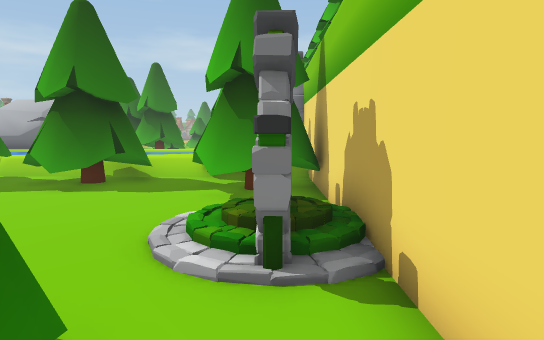
view 1 (above)

24 first-person views from a walk through a Unity game level. The camera is 1.5 m above the floor, tilts 6° down and sees 75° across. The floor is counted in squares, 1 m on a side. Each view is taken from the middle of a square. On the plan, view 1 faces up. The plan holds only what a view shows up to about 16 squares ahead; the rest is blank. The place goes on beyond the plan. The player is left out. Some surface patterns are stand-ins.

view 2
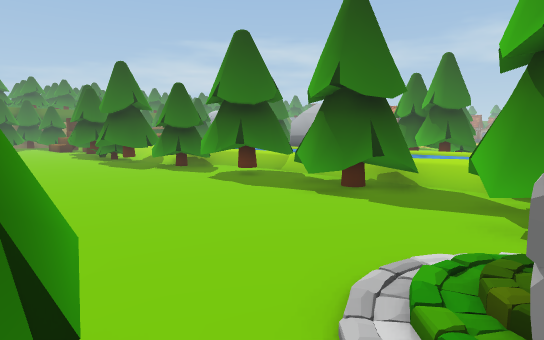

view 3
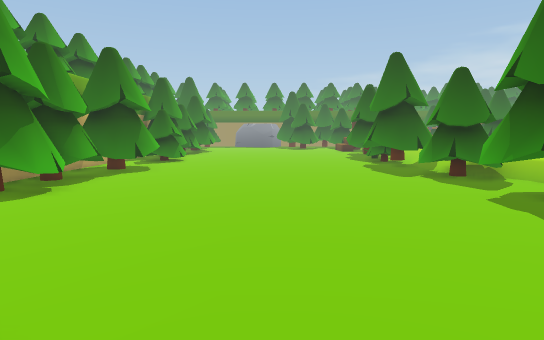

view 4
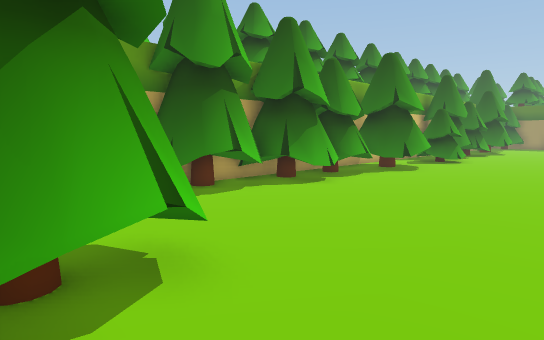

view 5
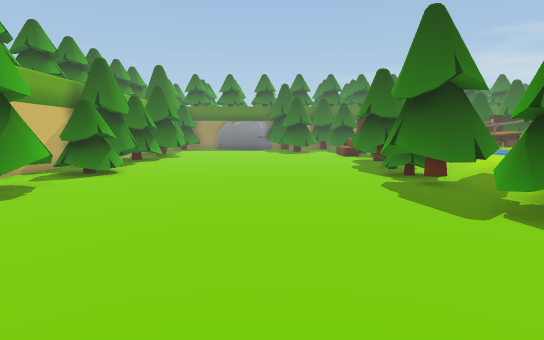

view 6
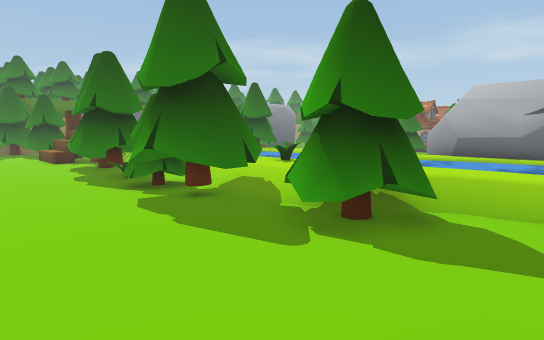

view 7
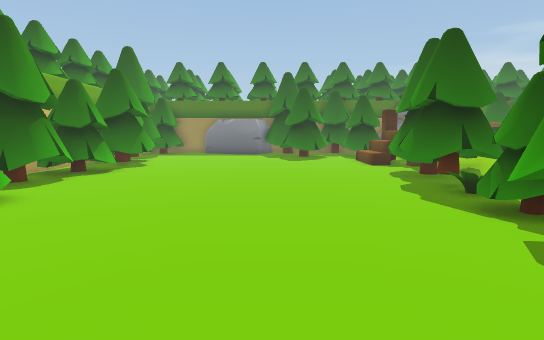

view 8
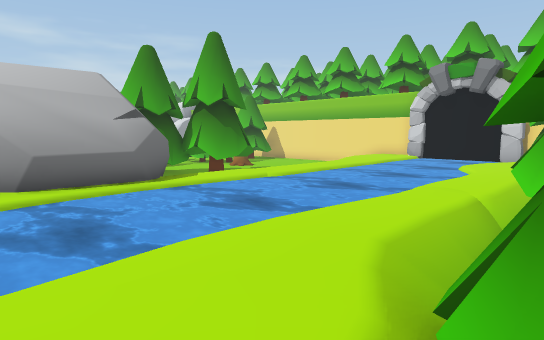

view 9
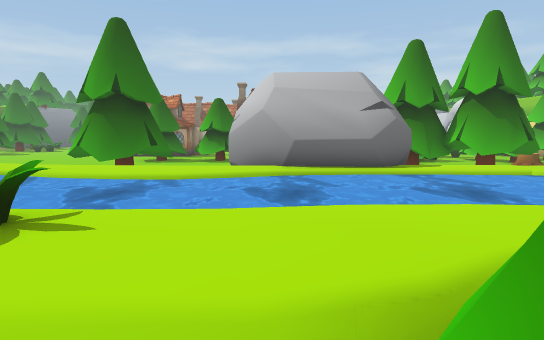

view 10
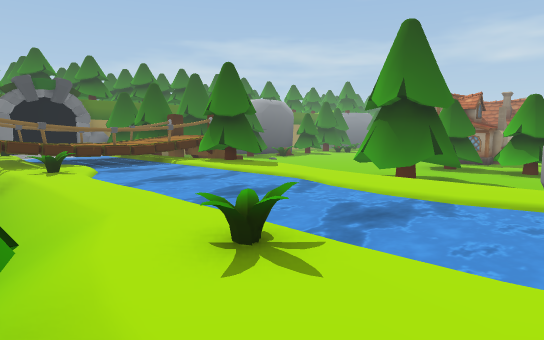

view 11
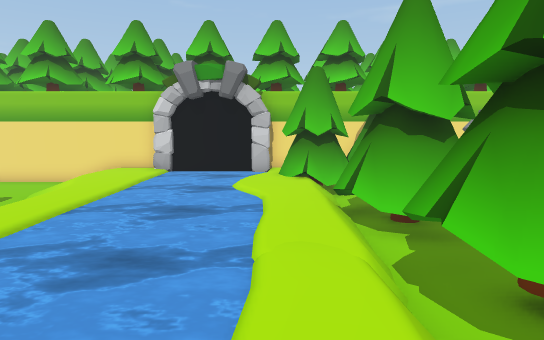

view 12
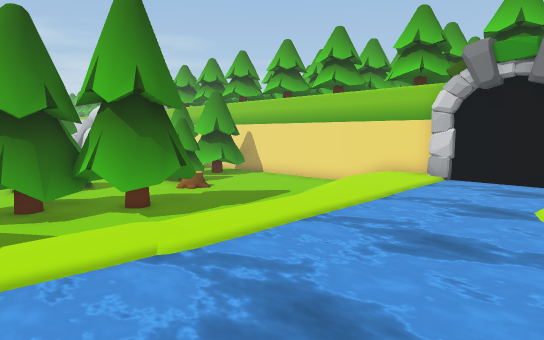

view 13
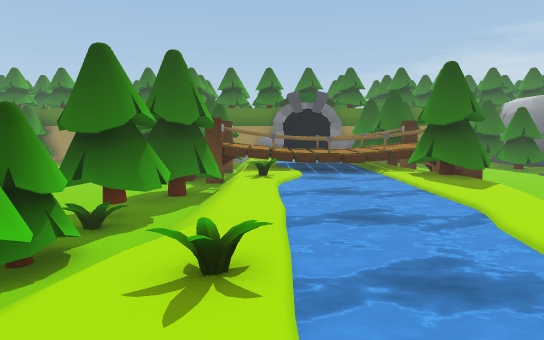

view 14
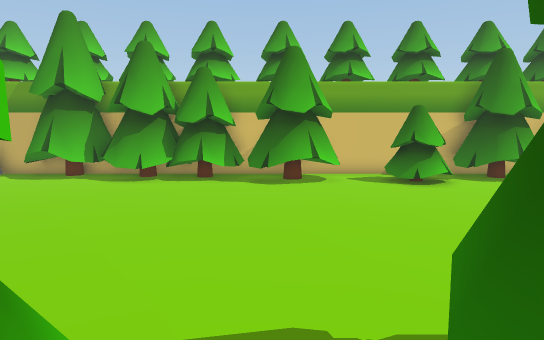

view 15
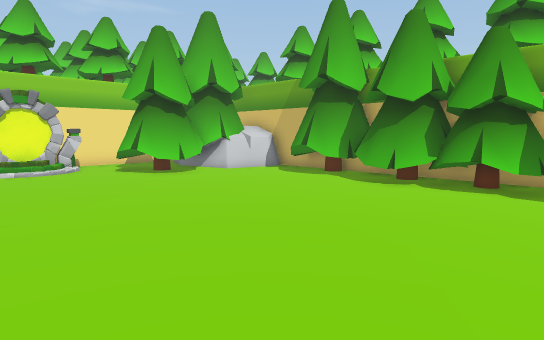

view 16
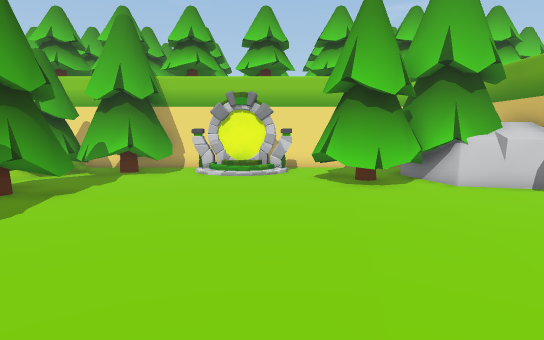

view 17
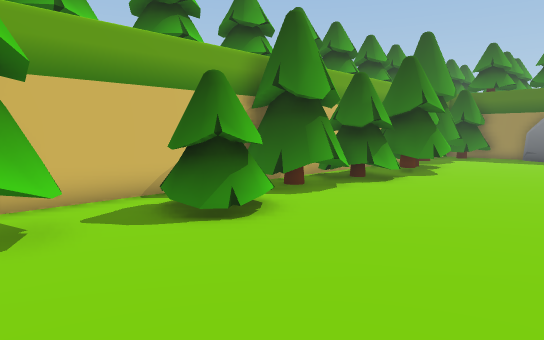

view 18
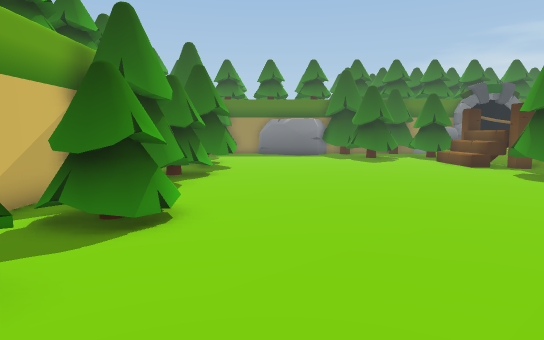

view 19
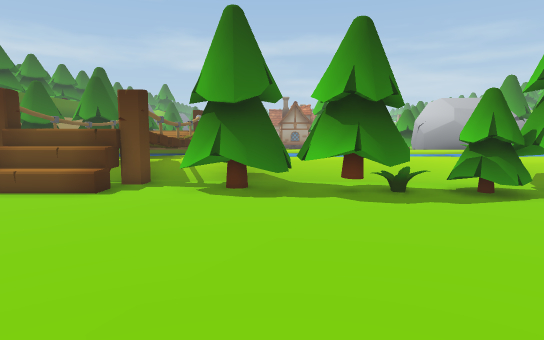

view 20
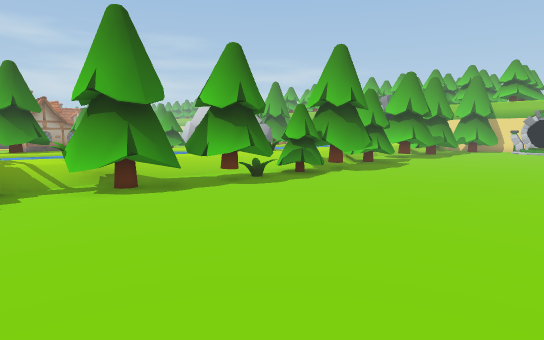

view 21
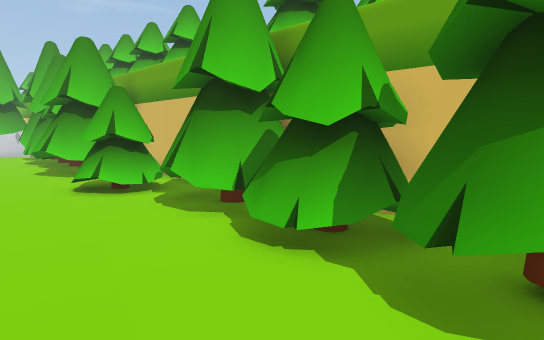

view 22
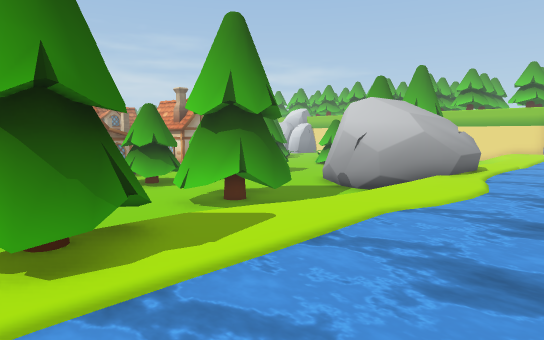

view 23
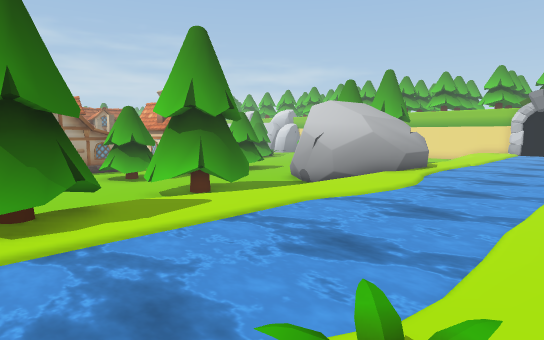

view 24
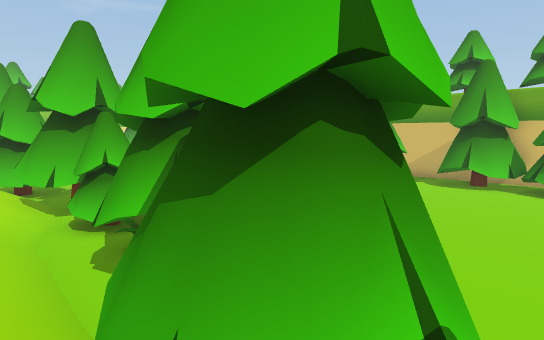

### Floor plan
Key: @ floor where view 1 was taken; # wall or solid block; x gap in a wall; . main floor; : floor 0.25 m higher than the main floor; + floor 0.5 m higher than the main floor; / step, stairs or slope; = window, fence, low wall or low ledge; ~ water the walk can cross; ≈ water the walk keeps out of; ^ raised ledge; T tree; P portal; R rock; S stump; O other object.
Columns run from 31 left of view 1 to 2 right of it. Each row starts with its distance up from view 1.
 26 ..   .... ....            .S    #
 25 ... ....T T....     TTT   ......#
 24 ........TTTT..RR    TTTTTT......#
 23    .....TTTT..RR    ..TTTT......#
 22    T     TT...RRRRRR...TT.....  #
 21  # TT///      RRRRRR        :+++#
 20 ^#TTT++++//////RRRRR++++++++++++#
 19  #TT++++++++++++RRR+++++++++++++O
 18 ^#≈≈≈≈≈≈≈≈≈+++≈≈≈≈≈≈≈≈≈≈≈≈≈≈≈≈≈≈#
 17  #≈≈≈≈≈≈~~~≈~≈~~~~~~~≈≈≈≈≈≈≈≈≈≈≈#
 16 ^#≈≈≈≈≈≈~~~~~~~~~~~~~≈≈≈≈≈≈≈≈≈≈≈#
 15  x+≈≈≈≈≈~~~~~~~~≈≈≈~~≈≈≈≈≈≈~+≈≈≈#
 14 ^=++++≈+++//O/++++++++++≈+++++++#
 13 ^#++++++++++//+++++///+++++++TT #
 12  #/TTT///////+++///.TTT./TT//TTT#
 11 ##.TTTTTT.//TT//TTT.TTTTTTTT..TT#
 10 ^..TTTTTTOTTTTT.TTT.TTT.TTTT.TTTT
  9 ......TTT.TTTTT..T...TT..TT..TTTT
  8 .............T................TT#
  7 ............................../P#
  6 .............................. P#
  5 .............................. P##
  4 ............................../P/#
  3 ...............................P.#
  2 ...........................TTT...#
  1 ...........................TTTT..
  0 ...........................TT  @
 -1 TT..T....TT..TTT............T
 -2 TTTTTTTT.TTT.TTTTTTTTT.TT..TTT
 -3  TTTTTTT..T..TTTTTTTTTTTTT.RTT
 -4   ####TT######T##TTTTTTTT##RR

Positions as (right, up) in squares from view 1, and headings:
1: (0, 0), facing up
2: (0, 2), facing up-left
3: (-2, 4), facing left
4: (-2, 5), facing down-left
5: (-8, 5), facing left
6: (-11, 5), facing up-left
7: (-14, 5), facing left
8: (-17, 11), facing up-right
9: (-16, 10), facing up
10: (-16, 11), facing up-left
11: (-14, 14), facing right
12: (-12, 14), facing up-right
13: (-15, 14), facing left
14: (-16, 11), facing down
15: (-16, 8), facing down-right
16: (-14, 4), facing right
17: (-17, 4), facing down-left
18: (-15, 1), facing left
19: (-26, 1), facing up
20: (-31, 1), facing up-right
21: (-31, 2), facing down-right
22: (-29, 15), facing up-right
23: (-29, 13), facing up-right
24: (-29, 13), facing down-right
